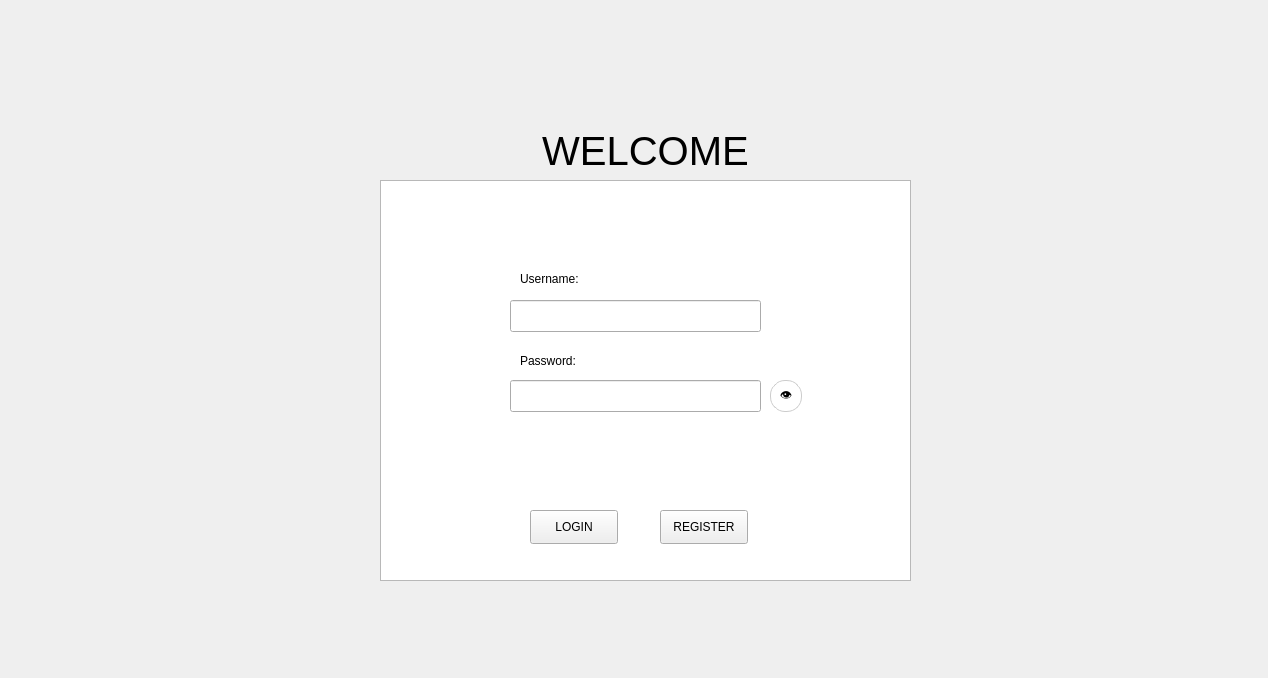
<?xml version="1.0" encoding="UTF-8"?>
<ui version="4.0">
 <class>MainWindow</class>
 <widget class="QWidget" name="MainWindow">
  <property name="geometry">
   <rect>
    <x>0</x>
    <y>0</y>
    <width>1268</width>
    <height>678</height>
   </rect>
  </property>
  <property name="windowTitle">
   <string>Form</string>
  </property>
  <property name="autoFillBackground">
   <bool>false</bool>
  </property>
  <widget class="QPushButton" name="pushButton">
   <property name="geometry">
    <rect>
     <x>530</x>
     <y>510</y>
     <width>88</width>
     <height>34</height>
    </rect>
   </property>
   <property name="text">
    <string>LOGIN</string>
   </property>
  </widget>
  <widget class="QLabel" name="label">
   <property name="enabled">
    <bool>true</bool>
   </property>
   <property name="geometry">
    <rect>
     <x>380</x>
     <y>110</y>
     <width>531</width>
     <height>81</height>
    </rect>
   </property>
   <property name="font">
    <font>
     <pointsize>30</pointsize>
    </font>
   </property>
   <property name="text">
    <string>WELCOME</string>
   </property>
   <property name="alignment">
    <set>Qt::AlignmentFlag::AlignCenter</set>
   </property>
  </widget>
  <widget class="QGraphicsView" name="graphicsView">
   <property name="geometry">
    <rect>
     <x>380</x>
     <y>180</y>
     <width>531</width>
     <height>401</height>
    </rect>
   </property>
  </widget>
  <widget class="QPushButton" name="pushButton_2">
   <property name="geometry">
    <rect>
     <x>660</x>
     <y>510</y>
     <width>88</width>
     <height>34</height>
    </rect>
   </property>
   <property name="text">
    <string>REGISTER</string>
   </property>
  </widget>
  <widget class="QLineEdit" name="lineEdit">
   <property name="geometry">
    <rect>
     <x>510</x>
     <y>300</y>
     <width>251</width>
     <height>32</height>
    </rect>
   </property>
  </widget>
  <widget class="QLabel" name="label_2">
   <property name="geometry">
    <rect>
     <x>520</x>
     <y>270</y>
     <width>71</width>
     <height>18</height>
    </rect>
   </property>
   <property name="text">
    <string>Username:</string>
   </property>
  </widget>
  <widget class="QLabel" name="label_3">
   <property name="geometry">
    <rect>
     <x>520</x>
     <y>350</y>
     <width>71</width>
     <height>21</height>
    </rect>
   </property>
   <property name="text">
    <string>Password:</string>
   </property>
  </widget>
  <widget class="QLineEdit" name="lineEdit_2">
   <property name="geometry">
    <rect>
     <x>510</x>
     <y>380</y>
     <width>251</width>
     <height>32</height>
    </rect>
   </property>
   <property name="echoMode">
    <enum>QLineEdit::Password</enum>
   </property>
  </widget>
  <widget class="QToolButton" name="toolButton_showPw">
   <property name="geometry">
    <rect>
     <x>770</x>
     <y>380</y>
     <width>32</width>
     <height>32</height>
    </rect>
   </property>
   <property name="text">
    <string>👁</string>
   </property>
   <property name="checkable">
    <bool>true</bool>
   </property>
   <property name="styleSheet">
    <string notr="true">QToolButton { border-radius: 15px; border: 1px solid #ccc; background-color: #fff; } QToolButton:checked { background-color: #e0e0e0; }</string>
   </property>
   <property name="cursor">
    <cursorShape>PointingHandCursor</cursorShape>
   </property>
  </widget>
  <zorder>label</zorder>
  <zorder>graphicsView</zorder>
  <zorder>pushButton</zorder>
  <zorder>pushButton_2</zorder>
  <zorder>lineEdit</zorder>
  <zorder>label_2</zorder>
  <zorder>label_3</zorder>
  <zorder>lineEdit_2</zorder>
  <zorder>toolButton_showPw</zorder>
 </widget>
 <resources/>
 <connections/>
</ui>
